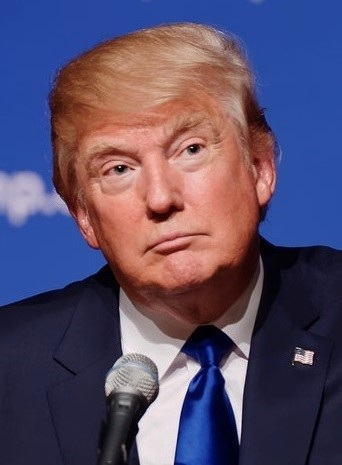
#> input picture images/Trump.jpg, 342 x 465 px, found by its file name
$ python face_detect_test.py
#> lines starting #> are read from the running program, lines starting #| are printed output that depends on the picture; after the words box and inside, x2 and y2 are one past the last pixel; in counts of white or black regions, pixels touching at a corner belong together
import cv2

face_recog = cv2.CascadeClassifier("HAAR_cascades/haarcascade_frontalface_default.xml")

img = cv2.imread("images/Trump.jpg")
#> img is the input picture: shape (465, 342, 3); mean B, G, R 104.9, 77.8, 89.5
gray = cv2.imread("images/Trump.jpg", 0)
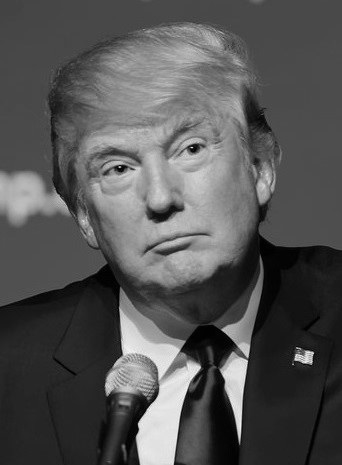
#> gray: shape (465, 342); min 0, max 253, mean 84.4
faces = face_recog.detectMultiScale(gray, scaleFactor=1.3, minNeighbors=5)
#> faces = [[53, 70, 215, 215]]
for (x,y,w,h) in faces:
    cv2.rectangle(img, (x,y), (x+w, y+h), (255, 0, 0), 3)
    roi_gray = gray[y:y+h, x:x+w]
    roi_color = img[y:y+h, x:x+w]
#> this loop made 1 pass
#> pass 1, `roi_gray = gray[y:y+h, x:x+w]`:
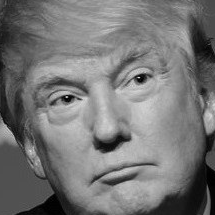
#> roi_gray: shape (215, 215); min 0, max 226, mean 117.9
#> pass 1, `roi_color = img[y:y+h, x:x+w]`:
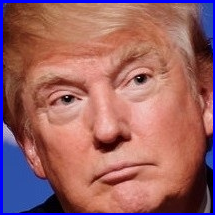
#> roi_color: shape (215, 215, 3); mean B, G, R 100.9, 98.7, 154.5
#> after the loop:
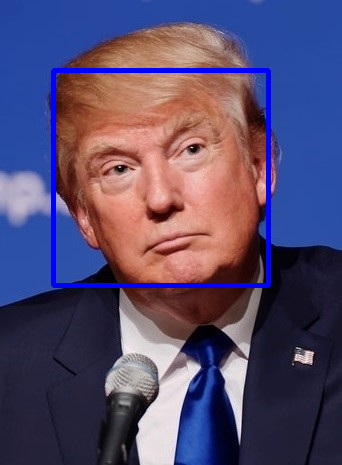
#> img: shape (465, 342, 3); 2.7% of pixels changed, all inside (x1, y1, x2, y2) = (51, 68, 271, 288)
cv2.imshow("live feed", img)
cv2.waitKey(0)
#> (the run stopped early here; a loop or call above may not have finished)
